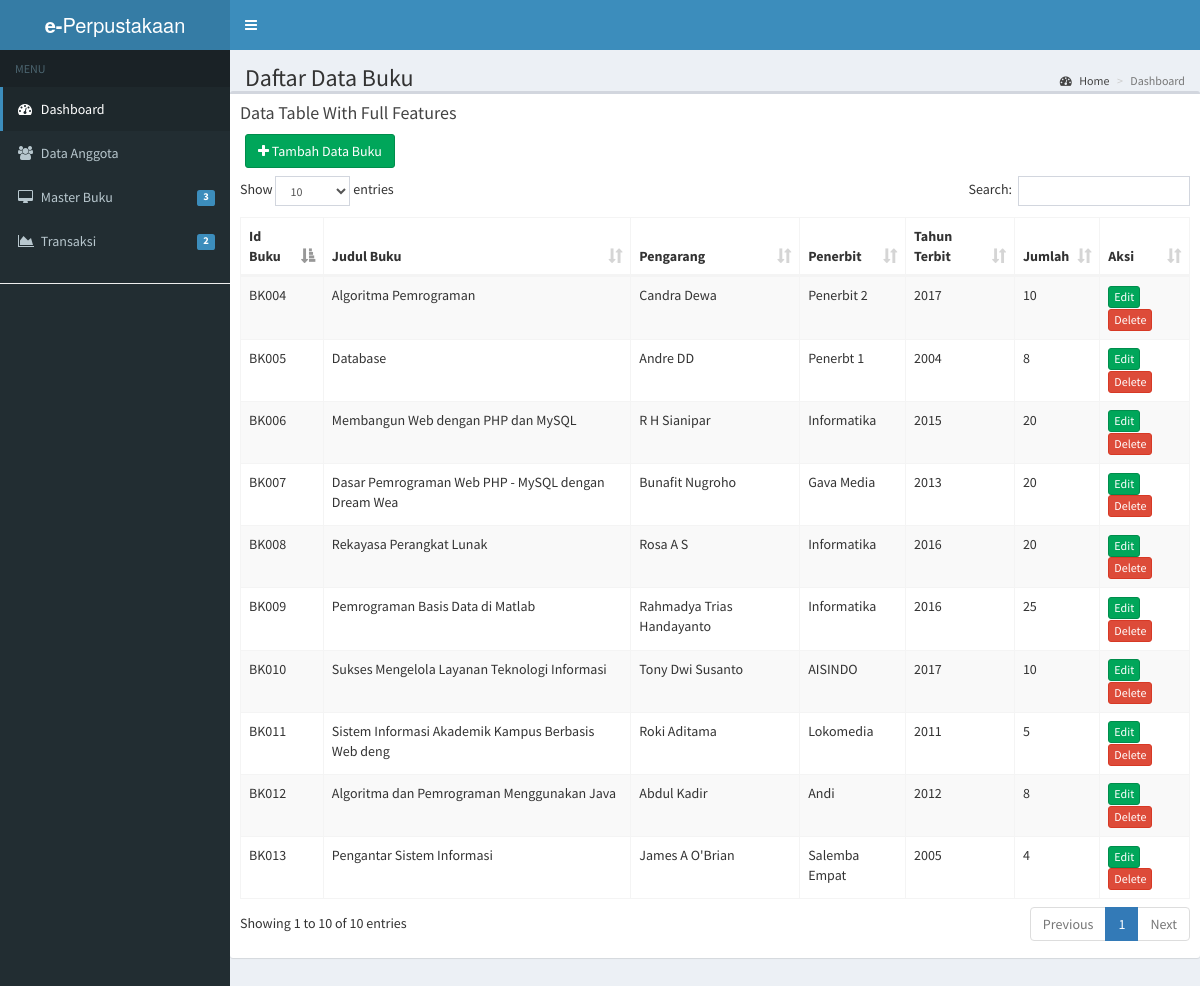
The app's page /index.php/buku with its own data.
### tables this page shows
CREATE TABLE `buku` (
  `id_buku` varchar(10) NOT NULL,
  `id_pengarang` int(11) NOT NULL,
  `id_penerbit` int(11) NOT NULL,
  `judul_buku` varchar(50) NOT NULL,
  `tahun_terbit` int(10) NOT NULL,
  `jumlah` int(10) NOT NULL
);

CREATE TABLE `pengarang` (
  `id_pengarang` int(11) NOT NULL,
  `nama_pengarang` varchar(50) NOT NULL
);

CREATE TABLE `penerbit` (
  `id_penerbit` int(11) NOT NULL,
  `nama_penerbit` varchar(50) NOT NULL
);

### application/controllers/Buku.php (called while the page is built, shortened)
<?php
class Buku extends CI_Controller{
  public function __construct(){
    $this->load->model('buku_model');
  }
  public function index(){
    $data['content'] = 'buku/buku';
    $data['title']   = 'Daftar Data Buku';
    $data['buku'] = $this->buku_model->get_data_buku()->result();
    $this->load->view('dashboard', $data);
  }
}

### index.php (called while the page is built, shortened)
<?php
require_once BASEPATH.'core/CodeIgniter.php';

### application/models/Buku_model.php (called while the page is built, shortened)
<?php
class Buku_model extends CI_model{
  public function get_data_buku(){
    $this->db->select('buku.*, pengarang.nama_pengarang as pengarang, penerbit.nama_penerbit as penerbit');
    $this->db->from('buku');
    $this->db->join('pengarang', 'pengarang.id_pengarang = buku.id_pengarang');
    $this->db->join('penerbit', 'penerbit.id_penerbit = buku.id_penerbit');
    $this->db->order_by('id_buku', 'DESC');
    $result = $this->db->get();
    return $result;
  }
}

### application/views/buku/buku.php (the view, shortened to what this page needs)
<div class="box">
  <div class="box-header">
    <h3 class="box-title">Data Table With Full Features</h3>
  </div>
  <div class="col-md-12" style="margin-bottom: 8px;">
    <a href="<?= base_url('buku/tambahBuku') ?>" class="btn btn-success"><i class="fa fa-plus"></i> Tambah Data Buku</a>
  </div>
  <div class="box-body">
    <table id="example1" class="table table-bordered table-striped">
      <thead>
        <tr>
          <th>Id Buku</th>
          <th>Judul Buku</th>
          <th>Pengarang</th>
          <th>Penerbit</th>
          <th>Tahun Terbit</th>
          <th>Jumlah</th>
          <th>Aksi</th>
        </tr>
      </thead>
      <tbody>
      <?php foreach($buku as $row): ?>
        <tr>
          <td><?= $row->id_buku; ?></td>
          <td><?= $row->judul_buku; ?></td>
          <td><?= $row->pengarang; ?></td>
          <td><?= $row->penerbit; ?></td>
          <td><?= $row->tahun_terbit; ?></td>
          <td><?= $row->jumlah; ?></td>
          <td>
          <a href="<?= base_url('buku/edit/').$row->id_buku; ?>" class="btn btn-success btn-xs">Edit</a>
          <a href="<?= base_url('buku/delete/').$row->id_buku; ?>" class="btn btn-danger btn-xs" onclick="return confirm('Yakin mau menghapus?')">Delete</a>
          </td>
        </tr>
      <?php endforeach; ?>
      </tbody>
    </table>
  </div>
</div>

### records on screen
buku: id_buku "BK013", judul_buku "Pengantar Sistem Informasi", id_pengarang.nama_pengarang "James A O'Brian", id_penerbit.nama_penerbit "Salemba Empat", tahun_terbit "2005", jumlah "4"
buku: id_buku "BK012", judul_buku "Algoritma dan Pemrograman Menggunakan Java", id_pengarang.nama_pengarang "Abdul Kadir", id_penerbit.nama_penerbit "Andi", tahun_terbit "2012", jumlah "8"
buku: id_buku "BK011", judul_buku "Sistem Informasi Akademik Kampus Berbasis Web deng", id_pengarang.nama_pengarang "Roki Aditama", id_penerbit.nama_penerbit "Lokomedia", tahun_terbit "2011", jumlah "5"
buku: id_buku "BK010", judul_buku "Sukses Mengelola Layanan Teknologi Informasi", id_pengarang.nama_pengarang "Tony Dwi Susanto", id_penerbit.nama_penerbit "AISINDO", tahun_terbit "2017", jumlah "10"
buku: id_buku "BK009", judul_buku "Pemrograman Basis Data di Matlab", id_pengarang.nama_pengarang "Rahmadya Trias Handayanto", id_penerbit.nama_penerbit "Informatika", tahun_terbit "2016", jumlah "25"
buku: id_buku "BK008", judul_buku "Rekayasa Perangkat Lunak", id_pengarang.nama_pengarang "Rosa A S", id_penerbit.nama_penerbit "Informatika", tahun_terbit "2016", jumlah "20"
buku: id_buku "BK007", judul_buku "Dasar Pemrograman Web PHP - MySQL dengan Dream Wea", id_pengarang.nama_pengarang "Bunafit Nugroho", id_penerbit.nama_penerbit "Gava Media", tahun_terbit "2013", jumlah "20"
buku: id_buku "BK006", judul_buku "Membangun Web dengan PHP dan MySQL", id_pengarang.nama_pengarang "R H Sianipar", id_penerbit.nama_penerbit "Informatika", tahun_terbit "2015", jumlah "20"
buku: id_buku "BK005", judul_buku "Database", id_pengarang.nama_pengarang "Andre DD", id_penerbit.nama_penerbit "Penerbt 1", tahun_terbit "2004", jumlah "8"
buku: id_buku "BK004", judul_buku "Algoritma Pemrograman", id_pengarang.nama_pengarang "Candra Dewa", id_penerbit.nama_penerbit "Penerbit 2", tahun_terbit "2017", jumlah "10"

### other values on screen
$title "Daftar Data Buku"
